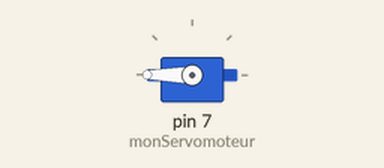
This sketch was run on a simulated Arduino Uno, built with avr-gcc and run on an emulated ATmega328P. Shown: servo. What the sketch prints to the serial monitor is not drawn.

Above: at 1.8 s.
At 3.35 s:
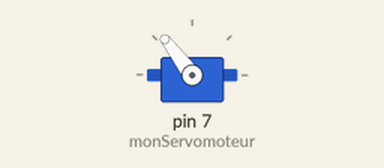
At 4.45 s:
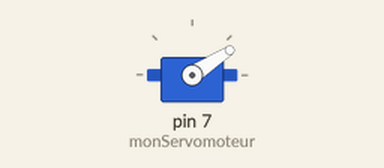
At 7.1 s:
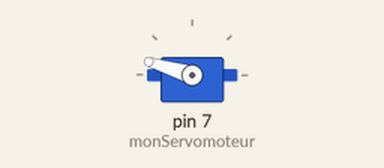
Timing chart, 0 to 9.6 s (numbered marks = the images above):
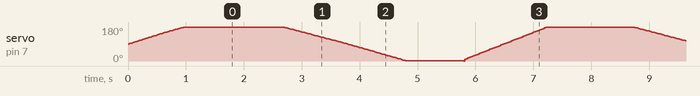

The sketch:

TestServoMotor.ino
```cpp
#include <Servo.h>
//#include <KeyboardController.h>
//USBHost : KeyboardController class

Servo monServomoteur;
int positionOfArm;
int uplim;
int lowlim;
int upspeed;
int downspeed;
int setspeed;
byte incomingByte;


void setup() {
  Serial.begin(9600);
  // Attache le servomoteur à la broche D9

  monServomoteur.attach(7);
  positionOfArm = monServomoteur.read();
  Serial.print(positionOfArm);

  uplim = 250;
  lowlim = 0;
  setspeed = 10;
  upspeed = 10;
  downspeed = 1;

  for (int positionA = positionOfArm; positionA <= uplim; positionA++) {
        monServomoteur.write(positionA);
        Serial.println(monServomoteur.read());
        Serial.println("Init");
        delay(setspeed);
      }
}

void loop() {


 // if (Serial.available() > 0) {
    // read the incoming byte:
    incomingByte = Serial.read();

    // say what you got:
    //Serial.print("I received: ");
    //monServomoteur.write(0);
   // Serial.println(incomingByte, DEC);
    Serial.println(monServomoteur.read());
    //if(incomingByte==32){
      Serial.print("Turning...");
      for (int position = uplim; position > lowlim; position--) {
        monServomoteur.write(position);
        Serial.println("YESIR");
        Serial.println(position);

       delay(upspeed);
     // }
   }
      delay(1000);

   for (int position = lowlim; position < uplim; position++) {
        monServomoteur.write(position);
               Serial.println("LALALA");

        delay(downspeed);
      }

  }
  /*

  for (int position = 0; position <= 180; position++) {
    monServomoteur.write(position);
    delay(15);
  }
  //Fait bouger le bras de 0° à 180°

  // Fait bouger le bras de 180° à 10°
  for (int position = 180; position >= 0; position--) {
    monServomoteur.write(position);
    delay(15);
  }*/
```
